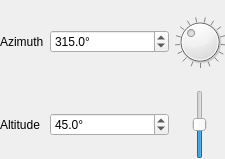
<?xml version="1.0" encoding="UTF-8"?>
<ui version="4.0">
 <class>QgsDirectionalLightWidget</class>
 <widget class="QWidget" name="QgsDirectionalLightWidget">
  <property name="geometry">
   <rect>
    <x>0</x>
    <y>0</y>
    <width>225</width>
    <height>159</height>
   </rect>
  </property>
  <property name="windowTitle">
   <string notr="true"/>
  </property>
  <layout class="QGridLayout" name="gridLayout_2" rowstretch="0,0" columnstretch="0,2,1" columnminimumwidth="0,0,0">
   <property name="leftMargin">
    <number>0</number>
   </property>
   <property name="topMargin">
    <number>0</number>
   </property>
   <property name="rightMargin">
    <number>0</number>
   </property>
   <property name="bottomMargin">
    <number>0</number>
   </property>
   <item row="1" column="0">
    <widget class="QLabel" name="label_2">
     <property name="toolTip">
      <string/>
     </property>
     <property name="text">
      <string>Altitude</string>
     </property>
    </widget>
   </item>
   <item row="0" column="0">
    <widget class="QLabel" name="label">
     <property name="text">
      <string>Azimuth</string>
     </property>
    </widget>
   </item>
   <item row="0" column="2">
    <widget class="QDial" name="mDialAzimuth">
     <property name="sizePolicy">
      <sizepolicy hsizetype="Preferred" vsizetype="Maximum">
       <horstretch>0</horstretch>
       <verstretch>0</verstretch>
      </sizepolicy>
     </property>
     <property name="maximum">
      <number>3599</number>
     </property>
     <property name="value">
      <number>1350</number>
     </property>
     <property name="invertedAppearance">
      <bool>false</bool>
     </property>
     <property name="invertedControls">
      <bool>false</bool>
     </property>
     <property name="wrapping">
      <bool>true</bool>
     </property>
     <property name="notchTarget">
      <double>60.000000000000000</double>
     </property>
     <property name="notchesVisible">
      <bool>true</bool>
     </property>
    </widget>
   </item>
   <item row="0" column="1">
    <widget class="QgsDoubleSpinBox" name="mAzimuthSpinBox">
     <property name="toolTip">
      <string>Azimuth is the horizontal angle from the north of the directional light.</string>
     </property>
     <property name="suffix">
      <string notr="true">°</string>
     </property>
     <property name="decimals">
      <number>1</number>
     </property>
     <property name="maximum">
      <double>359.899999999999977</double>
     </property>
     <property name="value">
      <double>315.000000000000000</double>
     </property>
    </widget>
   </item>
   <item row="1" column="1">
    <widget class="QgsDoubleSpinBox" name="mAltitudeSpinBox">
     <property name="toolTip">
      <string>Altitude is the vertical angle from the horizontal plan of the directional light.</string>
     </property>
     <property name="suffix">
      <string notr="true">°</string>
     </property>
     <property name="decimals">
      <number>1</number>
     </property>
     <property name="maximum">
      <double>90.000000000000000</double>
     </property>
     <property name="value">
      <double>45.000000000000000</double>
     </property>
    </widget>
   </item>
   <item row="1" column="2">
    <layout class="QHBoxLayout" name="horizontalLayout">
     <property name="rightMargin">
      <number>0</number>
     </property>
     <item>
      <widget class="QSlider" name="mAltitudeSlider">
       <property name="maximum">
        <number>900</number>
       </property>
       <property name="value">
        <number>450</number>
       </property>
       <property name="orientation">
        <enum>Qt::Vertical</enum>
       </property>
       <property name="invertedControls">
        <bool>false</bool>
       </property>
      </widget>
     </item>
    </layout>
   </item>
  </layout>
 </widget>
 <customwidgets>
  <customwidget>
   <class>QgsDoubleSpinBox</class>
   <extends>QDoubleSpinBox</extends>
   <header>qgsdoublespinbox.h</header>
  </customwidget>
 </customwidgets>
 <resources/>
 <connections/>
</ui>
